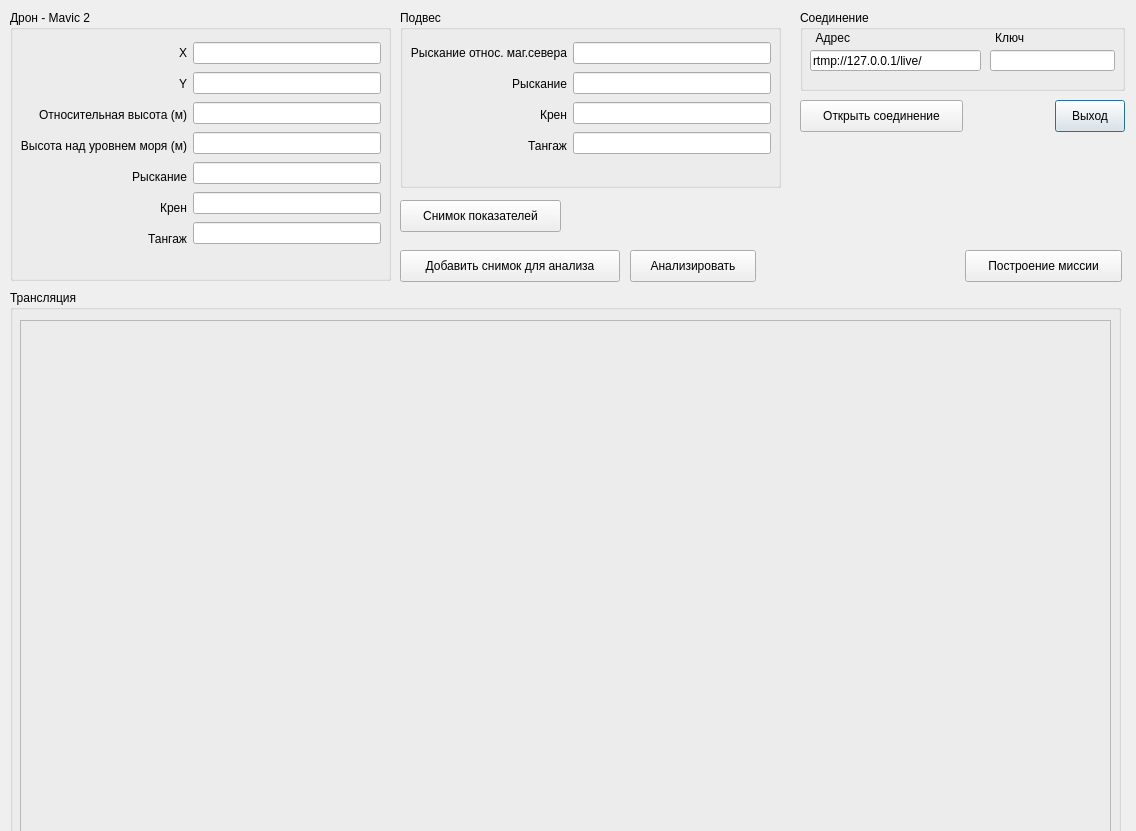
<?xml version="1.0" encoding="UTF-8"?>
<ui version="4.0">
 <class>Dialog</class>
 <widget class="QDialog" name="Dialog">
  <property name="geometry">
   <rect>
    <x>0</x>
    <y>0</y>
    <width>1136</width>
    <height>831</height>
   </rect>
  </property>
  <property name="windowTitle">
   <string>Mavic 2</string>
  </property>
  <widget class="QGroupBox" name="groupBox">
   <property name="geometry">
    <rect>
     <x>10</x>
     <y>10</y>
     <width>381</width>
     <height>271</height>
    </rect>
   </property>
   <property name="title">
    <string>Дрон - Mavic 2</string>
   </property>
   <widget class="QWidget" name="horizontalLayoutWidget">
    <property name="geometry">
     <rect>
      <x>10</x>
      <y>30</y>
      <width>361</width>
      <height>211</height>
     </rect>
    </property>
    <layout class="QHBoxLayout" name="horizontalLayout_2">
     <item>
      <layout class="QVBoxLayout" name="verticalLayout_3" stretch="0,0,0,0,0,0,0">
       <property name="sizeConstraint">
        <enum>QLayout::SetDefaultConstraint</enum>
       </property>
       <item>
        <widget class="QLabel" name="label_2">
         <property name="enabled">
          <bool>true</bool>
         </property>
         <property name="text">
          <string>X</string>
         </property>
         <property name="alignment">
          <set>Qt::AlignRight|Qt::AlignTrailing|Qt::AlignVCenter</set>
         </property>
        </widget>
       </item>
       <item>
        <widget class="QLabel" name="label_3">
         <property name="enabled">
          <bool>true</bool>
         </property>
         <property name="text">
          <string>Y</string>
         </property>
         <property name="alignment">
          <set>Qt::AlignRight|Qt::AlignTrailing|Qt::AlignVCenter</set>
         </property>
        </widget>
       </item>
       <item>
        <widget class="QLabel" name="label_4">
         <property name="enabled">
          <bool>true</bool>
         </property>
         <property name="text">
          <string>Относительная высота (м)</string>
         </property>
         <property name="alignment">
          <set>Qt::AlignRight|Qt::AlignTrailing|Qt::AlignVCenter</set>
         </property>
        </widget>
       </item>
       <item>
        <widget class="QLabel" name="label_5">
         <property name="enabled">
          <bool>true</bool>
         </property>
         <property name="text">
          <string>Высота над уровнем моря (м)</string>
         </property>
         <property name="alignment">
          <set>Qt::AlignRight|Qt::AlignTrailing|Qt::AlignVCenter</set>
         </property>
        </widget>
       </item>
       <item>
        <widget class="QLabel" name="label_8">
         <property name="enabled">
          <bool>true</bool>
         </property>
         <property name="text">
          <string>Рыскание</string>
         </property>
         <property name="alignment">
          <set>Qt::AlignRight|Qt::AlignTrailing|Qt::AlignVCenter</set>
         </property>
        </widget>
       </item>
       <item>
        <widget class="QLabel" name="label_6">
         <property name="enabled">
          <bool>true</bool>
         </property>
         <property name="text">
          <string>Крен</string>
         </property>
         <property name="alignment">
          <set>Qt::AlignRight|Qt::AlignTrailing|Qt::AlignVCenter</set>
         </property>
        </widget>
       </item>
       <item>
        <widget class="QLabel" name="label_7">
         <property name="enabled">
          <bool>true</bool>
         </property>
         <property name="text">
          <string>Тангаж</string>
         </property>
         <property name="alignment">
          <set>Qt::AlignRight|Qt::AlignTrailing|Qt::AlignVCenter</set>
         </property>
        </widget>
       </item>
      </layout>
     </item>
     <item>
      <layout class="QVBoxLayout" name="verticalLayout_4">
       <property name="spacing">
        <number>-1</number>
       </property>
       <property name="sizeConstraint">
        <enum>QLayout::SetDefaultConstraint</enum>
       </property>
       <property name="rightMargin">
        <number>0</number>
       </property>
       <item>
        <widget class="QLineEdit" name="lineEdit_2"/>
       </item>
       <item>
        <widget class="QLineEdit" name="lineEdit_3"/>
       </item>
       <item>
        <widget class="QLineEdit" name="lineEdit"/>
       </item>
       <item>
        <widget class="QLineEdit" name="lineEdit_4"/>
       </item>
       <item>
        <widget class="QLineEdit" name="lineEdit_5"/>
       </item>
       <item>
        <widget class="QLineEdit" name="lineEdit_7"/>
       </item>
       <item>
        <widget class="QLineEdit" name="lineEdit_6"/>
       </item>
      </layout>
     </item>
    </layout>
   </widget>
  </widget>
  <widget class="QGroupBox" name="groupBox_2">
   <property name="geometry">
    <rect>
     <x>400</x>
     <y>10</y>
     <width>381</width>
     <height>178</height>
    </rect>
   </property>
   <property name="title">
    <string>Подвес</string>
   </property>
   <widget class="QWidget" name="horizontalLayoutWidget_2">
    <property name="geometry">
     <rect>
      <x>10</x>
      <y>30</y>
      <width>361</width>
      <height>118</height>
     </rect>
    </property>
    <layout class="QHBoxLayout" name="horizontalLayout_8">
     <item>
      <layout class="QVBoxLayout" name="verticalLayout_5" stretch="0,0,0,0">
       <property name="sizeConstraint">
        <enum>QLayout::SetDefaultConstraint</enum>
       </property>
       <item>
        <widget class="QLabel" name="label_13">
         <property name="enabled">
          <bool>true</bool>
         </property>
         <property name="text">
          <string>Рыскание относ. маг.севера</string>
         </property>
         <property name="textFormat">
          <enum>Qt::AutoText</enum>
         </property>
         <property name="alignment">
          <set>Qt::AlignRight|Qt::AlignTrailing|Qt::AlignVCenter</set>
         </property>
        </widget>
       </item>
       <item>
        <widget class="QLabel" name="label_14">
         <property name="enabled">
          <bool>true</bool>
         </property>
         <property name="text">
          <string>Рыскание</string>
         </property>
         <property name="alignment">
          <set>Qt::AlignRight|Qt::AlignTrailing|Qt::AlignVCenter</set>
         </property>
        </widget>
       </item>
       <item>
        <widget class="QLabel" name="label_15">
         <property name="enabled">
          <bool>true</bool>
         </property>
         <property name="text">
          <string>Крен</string>
         </property>
         <property name="alignment">
          <set>Qt::AlignRight|Qt::AlignTrailing|Qt::AlignVCenter</set>
         </property>
        </widget>
       </item>
       <item>
        <widget class="QLabel" name="label_16">
         <property name="enabled">
          <bool>true</bool>
         </property>
         <property name="text">
          <string>Тангаж</string>
         </property>
         <property name="alignment">
          <set>Qt::AlignRight|Qt::AlignTrailing|Qt::AlignVCenter</set>
         </property>
        </widget>
       </item>
      </layout>
     </item>
     <item>
      <layout class="QVBoxLayout" name="verticalLayout_6">
       <property name="spacing">
        <number>-1</number>
       </property>
       <property name="sizeConstraint">
        <enum>QLayout::SetDefaultConstraint</enum>
       </property>
       <property name="rightMargin">
        <number>0</number>
       </property>
       <item>
        <widget class="QLineEdit" name="lineEdit_11"/>
       </item>
       <item>
        <widget class="QLineEdit" name="lineEdit_12"/>
       </item>
       <item>
        <widget class="QLineEdit" name="lineEdit_13"/>
       </item>
       <item>
        <widget class="QLineEdit" name="lineEdit_14"/>
       </item>
      </layout>
     </item>
    </layout>
   </widget>
  </widget>
  <widget class="QPushButton" name="pushButton">
   <property name="geometry">
    <rect>
     <x>1055</x>
     <y>100</y>
     <width>70</width>
     <height>32</height>
    </rect>
   </property>
   <property name="text">
    <string>Выход</string>
   </property>
  </widget>
  <widget class="QPushButton" name="pushButton_2">
   <property name="geometry">
    <rect>
     <x>400</x>
     <y>200</y>
     <width>161</width>
     <height>32</height>
    </rect>
   </property>
   <property name="text">
    <string>Снимок показателей</string>
   </property>
  </widget>
  <widget class="QGroupBox" name="groupBox_3">
   <property name="geometry">
    <rect>
     <x>800</x>
     <y>10</y>
     <width>325</width>
     <height>81</height>
    </rect>
   </property>
   <property name="title">
    <string>Соединение</string>
   </property>
   <widget class="QLineEdit" name="lineEdit_15">
    <property name="geometry">
     <rect>
      <x>10</x>
      <y>40</y>
      <width>171</width>
      <height>21</height>
     </rect>
    </property>
    <property name="text">
     <string>rtmp://127.0.0.1/live/</string>
    </property>
   </widget>
   <widget class="QLabel" name="label_17">
    <property name="enabled">
     <bool>true</bool>
    </property>
    <property name="geometry">
     <rect>
      <x>10</x>
      <y>20</y>
      <width>40</width>
      <height>16</height>
     </rect>
    </property>
    <property name="text">
     <string>Адрес</string>
    </property>
    <property name="textFormat">
     <enum>Qt::AutoText</enum>
    </property>
    <property name="alignment">
     <set>Qt::AlignRight|Qt::AlignTrailing|Qt::AlignVCenter</set>
    </property>
   </widget>
   <widget class="QLineEdit" name="lineEdit_16">
    <property name="geometry">
     <rect>
      <x>190</x>
      <y>40</y>
      <width>125</width>
      <height>21</height>
     </rect>
    </property>
   </widget>
   <widget class="QLabel" name="label_18">
    <property name="enabled">
     <bool>true</bool>
    </property>
    <property name="geometry">
     <rect>
      <x>190</x>
      <y>20</y>
      <width>34</width>
      <height>16</height>
     </rect>
    </property>
    <property name="text">
     <string>Ключ</string>
    </property>
    <property name="textFormat">
     <enum>Qt::AutoText</enum>
    </property>
    <property name="alignment">
     <set>Qt::AlignRight|Qt::AlignTrailing|Qt::AlignVCenter</set>
    </property>
   </widget>
  </widget>
  <widget class="QPushButton" name="pushButton_3">
   <property name="geometry">
    <rect>
     <x>800</x>
     <y>100</y>
     <width>163</width>
     <height>32</height>
    </rect>
   </property>
   <property name="text">
    <string>Открыть соединение</string>
   </property>
  </widget>
  <widget class="QPushButton" name="pushButton_4">
   <property name="geometry">
    <rect>
     <x>400</x>
     <y>250</y>
     <width>220</width>
     <height>32</height>
    </rect>
   </property>
   <property name="text">
    <string>Добавить снимок для анализа</string>
   </property>
  </widget>
  <widget class="QPushButton" name="pushButton_5">
   <property name="geometry">
    <rect>
     <x>630</x>
     <y>250</y>
     <width>126</width>
     <height>32</height>
    </rect>
   </property>
   <property name="text">
    <string>Анализировать</string>
   </property>
  </widget>
  <widget class="QPushButton" name="pushButton_6">
   <property name="geometry">
    <rect>
     <x>965</x>
     <y>250</y>
     <width>157</width>
     <height>32</height>
    </rect>
   </property>
   <property name="text">
    <string>Построение миссии</string>
   </property>
  </widget>
  <widget class="QGroupBox" name="groupBox_4">
   <property name="geometry">
    <rect>
     <x>10</x>
     <y>290</y>
     <width>1111</width>
     <height>621</height>
    </rect>
   </property>
   <property name="title">
    <string>Трансляция</string>
   </property>
   <widget class="QFrame" name="frame">
    <property name="geometry">
     <rect>
      <x>10</x>
      <y>30</y>
      <width>1091</width>
      <height>561</height>
     </rect>
    </property>
    <property name="frameShape">
     <enum>QFrame::StyledPanel</enum>
    </property>
    <property name="frameShadow">
     <enum>QFrame::Raised</enum>
    </property>
   </widget>
  </widget>
 </widget>
 <resources/>
 <connections/>
</ui>
